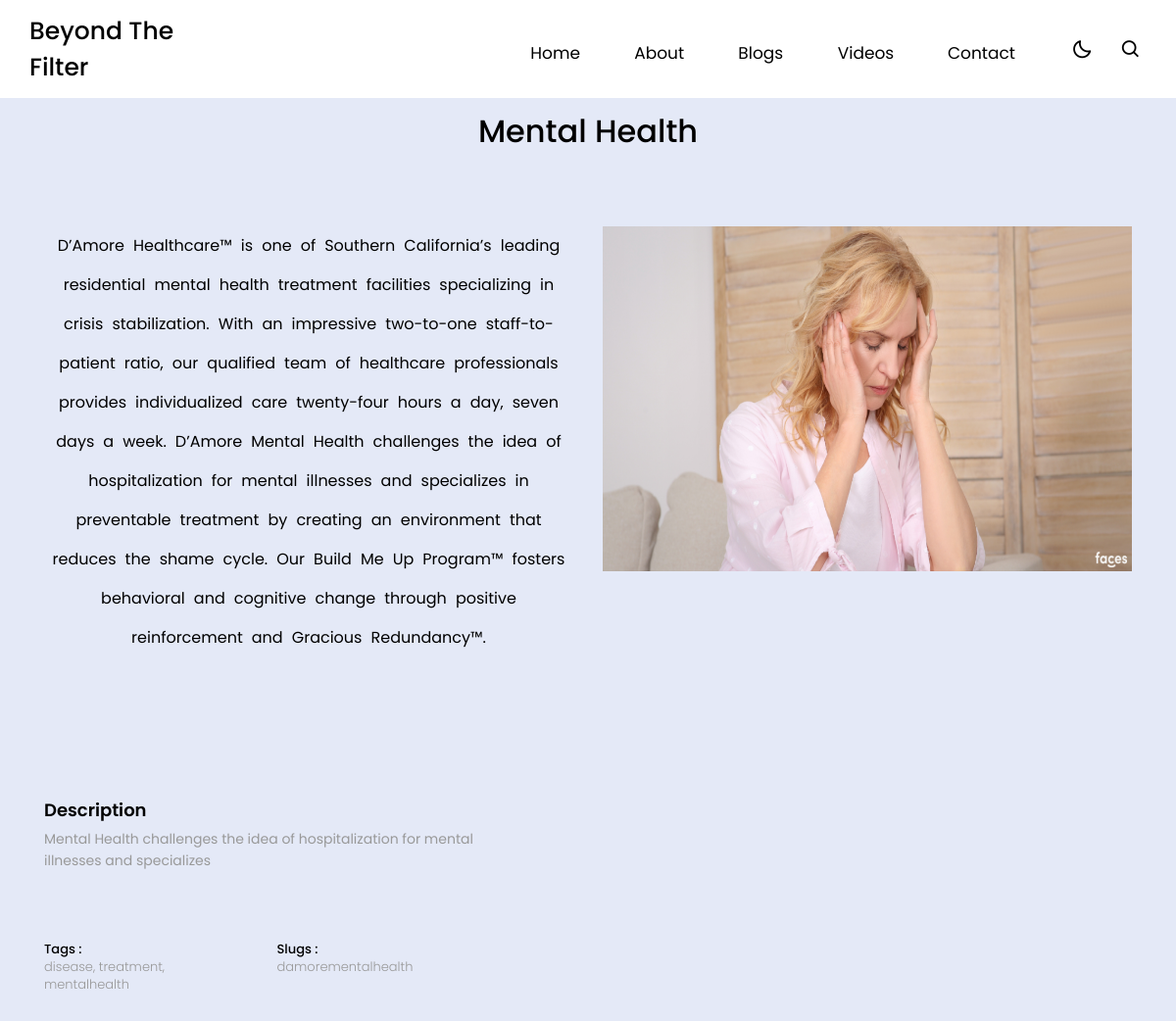
Page /account/home/5/ on the committed database.
### account/models.py (models this page shows, shortened)
class BlogPost(models.Model):
    title = models.CharField(max_length=255)
    tag = models.CharField(max_length=100, blank=True, null=True)
    meta_description = models.CharField(max_length=255, blank=True, null=True)
    slug = models.SlugField(unique=True)
    paragraph = models.TextField()
    image = models.ImageField(upload_to='blog_images/', blank=True, null=True)

### account/views.py (the view)
# urls.py: path('home/<int:posts_id>/', views.home, name='home'),
def home(request, posts_id):
    post = get_object_or_404(BlogPost, pk=posts_id)
    return render(request,'account/home.html', {'post': post})

### account/templates/account/home.html (shortened to what this page needs)
{% extends 'base.html' %}
{% load static %}
{% block base_content %}
<body>
         <section id="solutions">
        <div class="container text-center">
          <h2>{{post.title}}</h2>
          <div class="row pt-4">
            <p class="col-md-6 pt-5" style="line-height: 2.5; word-spacing: 0.3em;">
                    {{post.paragraph}}
            </p>
                <img class="col-md-6 pt-5" style="height: 400px;" src="{{ post.image.url }}" alt="{{ post.image.url }}">
        </div>
        </div>
      </section>
      <section class="contact" id="contact">
        <div class="container">
            <div class="row">
                <div class="col-md-5">
                    <div class="title">
                        <h3>Description</h3>
                        <p> {{post.meta_description}}</p>
                    </div>
                    <div class="row content">
                        <div class="col-md-6 info">
                            <h4 class="d-inline-block">Tags :
                                <br>
                                <span>{{post.tag}}</span></h4>
                        </div>
                        <div class="col-md-6 info">
                            <h4 class="d-inline-block">Slugs :
                                <br>
                                <span>{{post.slug}}</span></h4>
                        </div>
                    </div>
                </div>
            </div>
        </div>
    </section>
</body>
{% endblock %}

### templates/base.html (shortened to what this page needs)
<!DOCTYPE html>
<html lang="en">
<head>
    {% load static %}
    <link rel="stylesheet" href="{% static 'css/bootstrap.min.css' %}"/>
    <link rel="stylesheet" href="{% static 'css/base.css' %}"/>
    <link rel="stylesheet" href="{% static 'css/font-awesome.min.css' %}"/>
    <link rel="stylesheet" href="{% static 'css/custom-fa-font-style.css' %}"/>
    <link rel="stylesheet" href="{% static 'css/custom-style.css' %}"/>
    <link href='https://unpkg.com/boxicons@2.1.1/css/boxicons.min.css' rel='stylesheet'>
</head>
<body>
    <nav>
        <div class="nav-bar">
            <span class="logo navLogo"><a href="/">Beyond The Filter</a></span>
            <div class="menu">
                <ul class="nav-links">
                    <li><a href="/">Home</a></li>
                    <li><a href="{% url 'about' %}">About</a></li>
                    <li><a href="{% url 'blog' %}">Blogs</a></li>
                    <li><a href="{% url 'videos' %}">Videos</a></li>
                    <li><a href="{% url 'contact' %}">Contact</a></li>
                </ul>
            </div>
            <div class="darkLight-searchBox">
                <div class="dark-light">
                    <i class='bx bx-moon moon'></i>
                </div>
                <div class="searchBox">
                   <div class="searchToggle">
                    <i class='bx bx-search search'></i>
                   </div>
                </div>
            </div>
        </div>
    </nav>
<div class="main-content">
    <div class="container-fluid" style="padding-top: 100px;">
    {% block base_content %}{% endblock %}
    </div>
</div>
</body>
</html>

### static/css/base.css (style rules this page uses)
* { margin: 0; padding: 0; box-sizing: border-box; font-family: 'Poppins', sans-serif; transition: all 0.4s ease;; }
:root { --body-color: #E4E9F7; --nav-color: #ffffffd7; --side-nav: #F88379; --text-color: #000000; --search-bar: #F2F2F2; --search-text: #010718; }
body { height: 100vh; background-color: var(--body-color); color: var(--text-color); }
nav { position: fixed; top: 0; left: 0; height: 100px; width: 100%; background-color: var(--nav-color); z-index: 100; }
nav .nav-bar { position: relative; height: 100%; width: 100%; background-color: var(--nav-color); margin: 0 auto; margin-left: 0; padding: 0 30px; display: flex; align-items: center; justify-content: space-between; }
nav .nav-bar .logo a { font-size: 25px; font-weight: 500; color: var(--text-color); text-decoration: none; margin-right:300px; }
.nav-bar .nav-links { display: flex; align-items:center; }
.nav-bar .nav-links li { margin: 0 20px; list-style: none; }
.nav-links li a { position: relative; font-size: 17px; font-weight: 400; color: var(--text-color); text-decoration: none; padding: 10px; }
.nav-links li a::before { content: ''; position: absolute; left: 50%; bottom: 0; transform: translateX(-50%); height: 6px; width: 6px; border-radius: 50%; background-color: var(--text-color); opacity: 0; transition: all 0.3s ease; }
.nav-bar .darkLight-searchBox { display: flex; align-items: center; }
.darkLight-searchBox .dark-light, .darkLight-searchBox .searchToggle { height: 40px; width: 40px; display: flex; align-items: center; justify-content: end; margin: 0 5px; }
.dark-light i, .searchToggle i { position: absolute; color: var(--text-color); font-size: 22px; cursor: pointer; transition: all 0.3s ease; }
.searchBox { position: relative; }

### static/css/custom-style.css (style rules this page uses)
.main-content { font-family: Raleway, sans-serif; }
html { position: relative !important; min-height: 100% !important; }
body { margin-bottom: 60px !important; }

### account/templates/account/home.html (style rules this page uses)
.contact { padding: 130px 0; }
.contact .title h3 { font-size: 18px; font-weight: 600; }
.contact .title p { font-size: 14px; font-weight: 400; color: #999; line-height: 1.6; margin: 0 0 40px; }
.contact .content .info { margin-top: 30px; }
.contact .content .info h4 { font-size: 13px; line-height: 1.4; }
.contact .content .info h4 span { font-size: 13px; font-weight: 300; color: #999999; }

### rows in the picture
BlogPost: title "Mental Health", paragraph "D’Amore Healthcare™ is one of Southern California’s leading residential mental health treatment facilities specializing in crisis stabilization. With an impressive two-to-one staff-to-patient ratio, our qualified team of healthcare professionals provides individualized care twenty-four hours a day, seven days a week. D’Amore Mental Health challenges the idea of hospitalization for mental illnesses and specializes in preventable treatment by creating an environment that reduces the shame cycle. Our Build Me Up Program™ fosters behavioral and cognitive change through positive reinforcement and Gracious Redundancy™.", image (picture), meta_description "Mental Health challenges the idea of hospitalization for mental illnesses and specializes", tag "disease, treatment, mentalhealth", slug "damorementalhealth"
